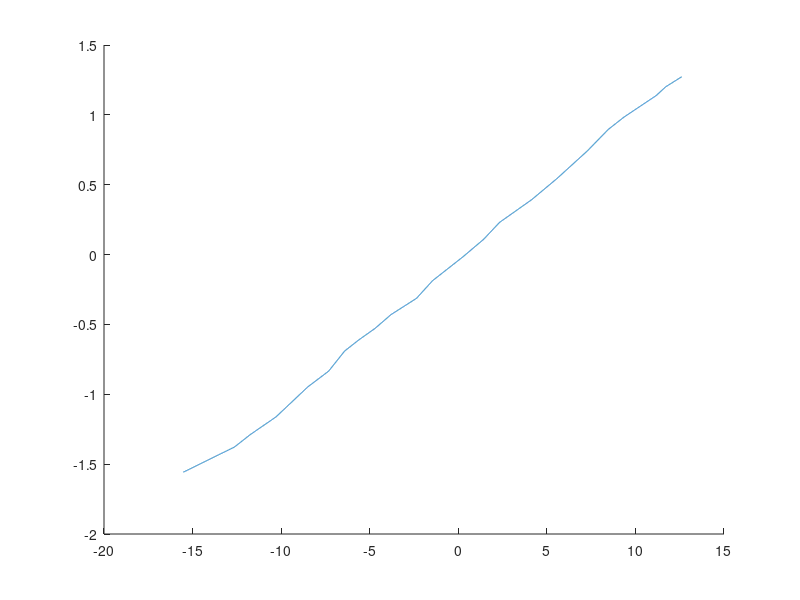
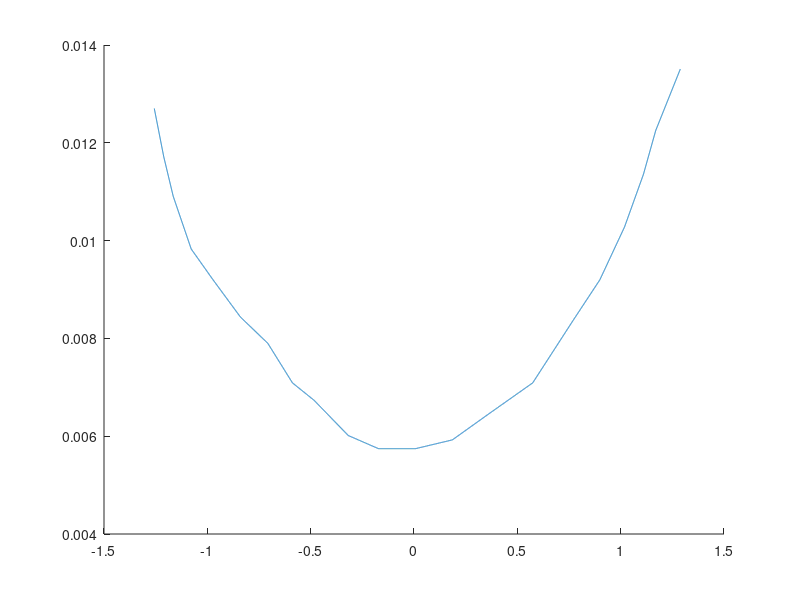
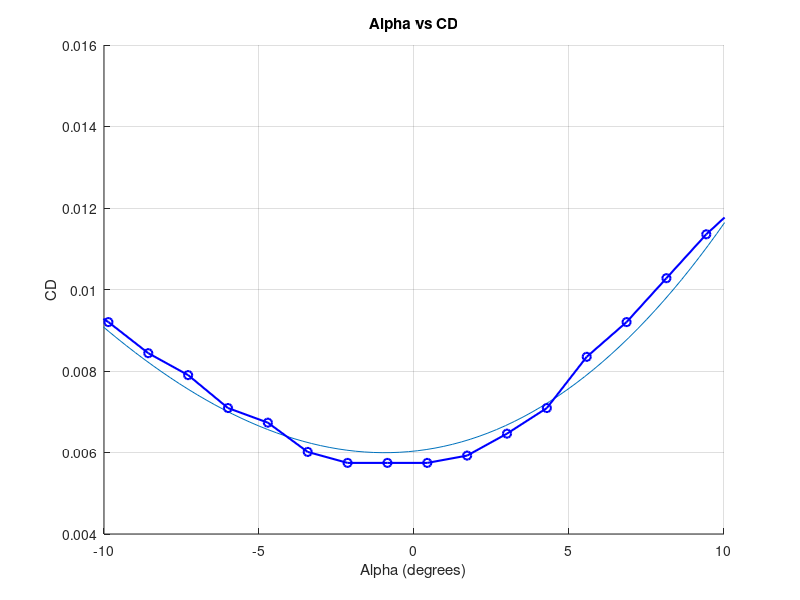

MATLAB code to generate these figures, in order:
clc;
close all;
clear;

%clvsalpha
data = load('Data.mat');
CLVSCD = load('Clvscd2.mat');

%alpha
alpha1 = data.data(1:24,1)';
%cl
cl_1 = data.data(1:24,2)';
%alpha linspaced
alpha_lin1 = linspace(min(alpha1),max(alpha1),10000);
%interp cl values for alpha
clinterp = interp1(alpha1,cl_1,alpha_lin1,"linear");
hold on;
plot(alpha_lin1,clinterp);
hold off

cl = CLVSCD.data(:,1);
cd = CLVSCD.data(:,2);
cl_lin = linspace(min(cl),max(cl),10000);
cdinterp= interp1(cl,cd,cl_lin);
figure(2)
hold on;
plot(cl_lin,cdinterp);

alpha = linspace(-15,12,length(cd));
cd_at_alpha = interp1(cl, cd, cl, 'spline');
p = polyfit(alpha,cd,3);
alpha2 = linspace(min(alpha1),max(alpha1), 100);
cd_at_alpha_interp = polyval(p, alpha2);
figure;
hold on;
plot(alpha2,cd_at_alpha_interp)

% Now plot alpha vs CD
plot(alpha, cd_at_alpha, 'b-o', 'LineWidth', 1.5, 'MarkerSize', 6);
xlabel('Alpha (degrees)');
ylabel('CD');
title('Alpha vs CD');
xlim([-10 10])
grid on;